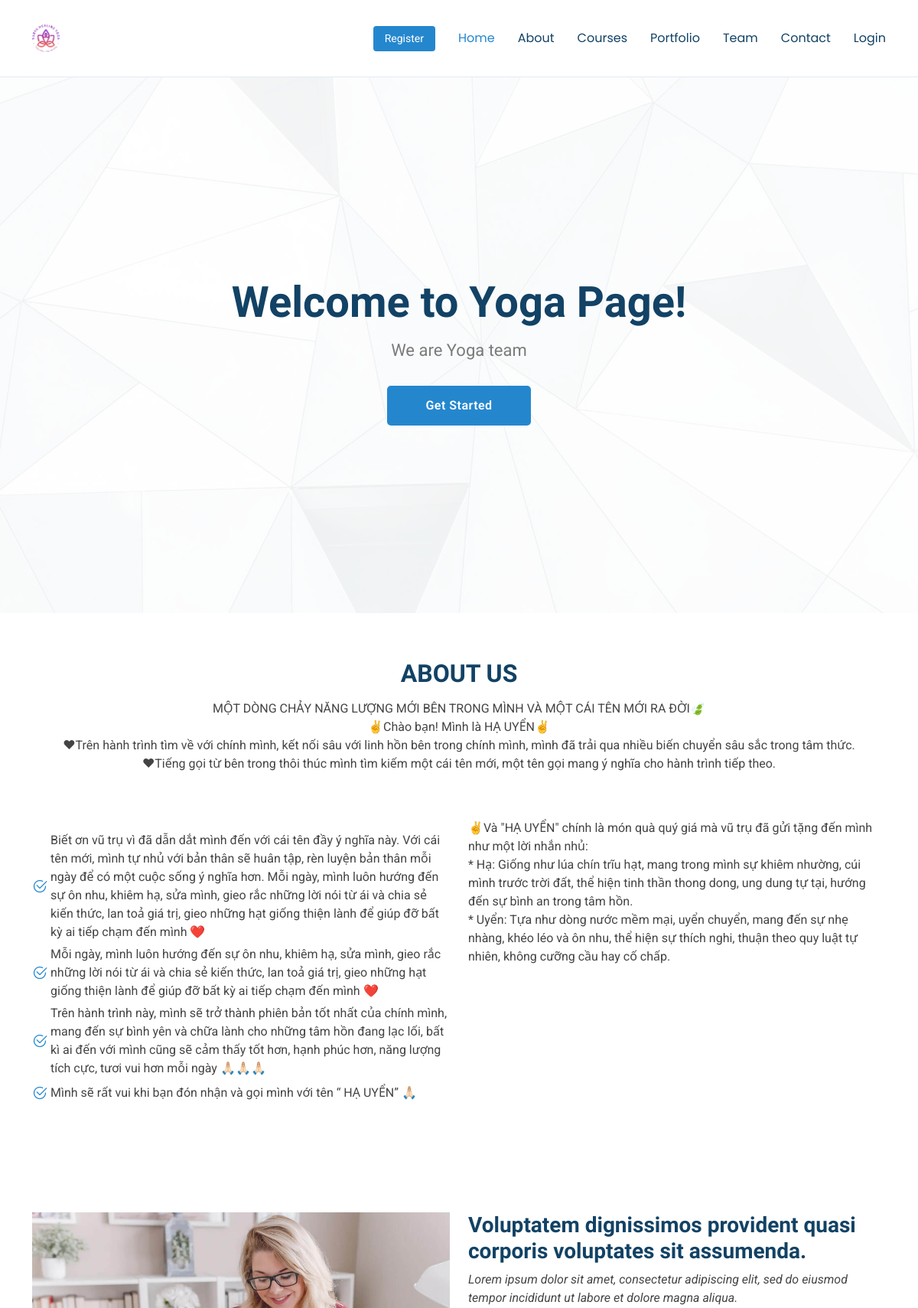
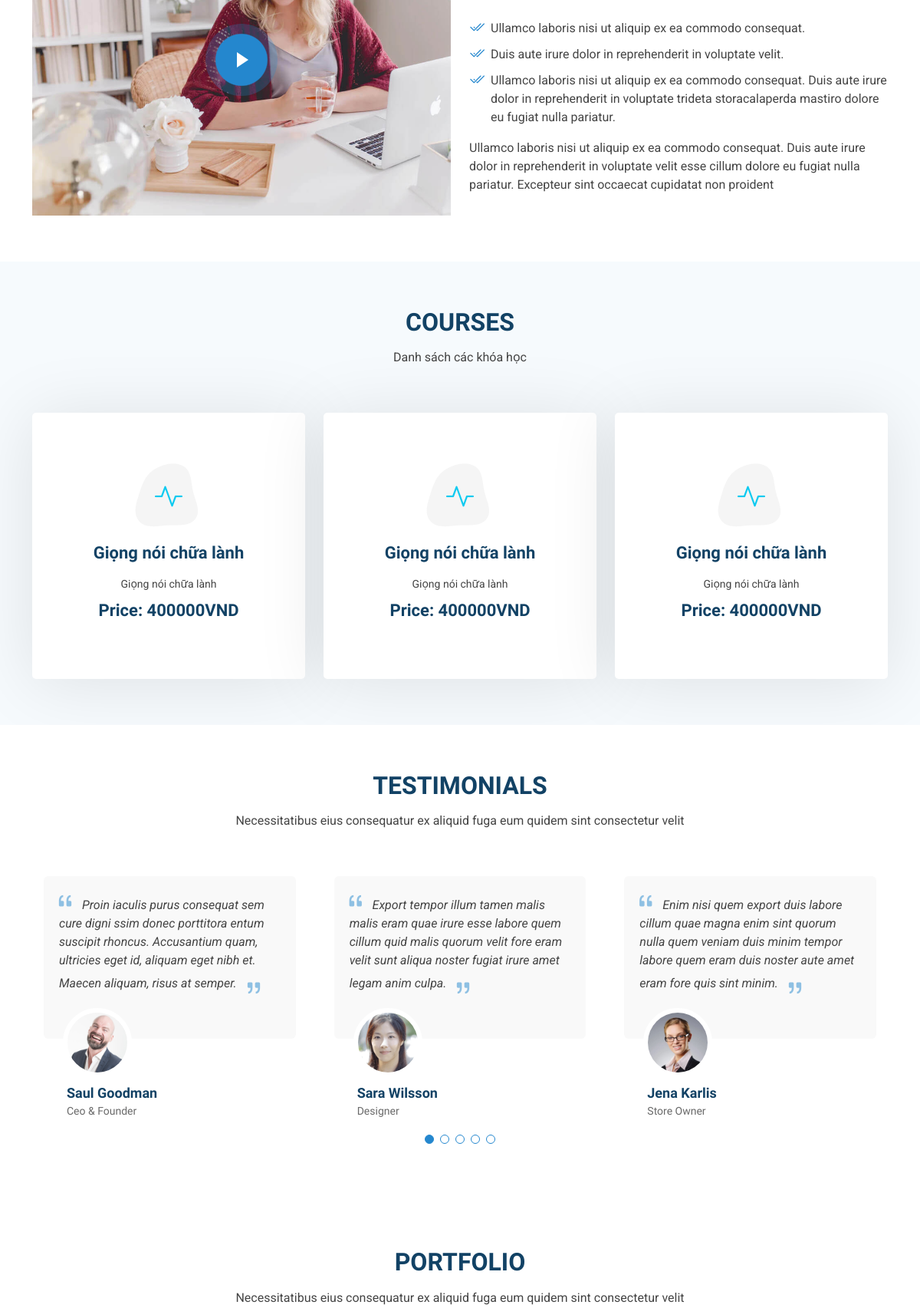
The page / (upper part) on the database its author committed (2 pictures, top to bottom).
### learnApp/models.py (models this page shows, shortened)
class price_course(models.Model):
    id = models.AutoField(primary_key=True)
    name = models.CharField(max_length=100)
    details = models.TextField(max_length=500)
    price = models.IntegerField(default=0)  # Updated to IntegerField for VND

### learnApp/views.py (the view)
# urls.py: path('', views.index, name='index'),
def index(request):
        courses = Course.objects.all()  # Fetch all Course objects from the database
        PriceCourses = price_course.objects.all()  # Fetch all PriceCourses objects from the database
        return render(request, 'index.html', {'courses': courses, 'PriceCourses': PriceCourses})

### templates/index.html (shortened to what this page needs)
{% load static %}
<!DOCTYPE html>
<html lang="en">
<head>
  <link href="{% static 'assets/vendor/bootstrap/css/bootstrap.min.css' %}" rel="stylesheet">
  <link href="{% static 'assets/vendor/bootstrap-icons/bootstrap-icons.css' %}" rel="stylesheet">
  <link href="{% static 'assets/vendor/aos/aos.css' %}" rel="stylesheet">
  <link href="{% static 'assets/vendor/glightbox/css/glightbox.min.css' %}" rel="stylesheet">
  <link href="{% static 'assets/vendor/swiper/swiper-bundle.min.css' %}" rel="stylesheet">
  <link href="{% static 'assets/css/main.css' %}" rel="stylesheet">
</head>
<body class="index-page">
  <header id="header" class="header d-flex align-items-center sticky-top">
    <div class="container-fluid container-xl position-relative d-flex align-items-center">
      <a href="{% url 'index' %}" class="logo d-flex align-items-center me-auto">
        <img src="{% static 'assets/img/logo.png' %}" alt="">
      </a>
      <nav id="navmenu" class="navmenu">
        <ul>
          <li><a href="{% url 'index' %}" class="active">Home<br></a></li>
          <li><a href="#about">About</a></li>
          <li><a href="#courses">Courses</a></li>
          <li><a href="#portfolio">Portfolio</a></li>
          <li><a href="#team">Team</a></li>
          <li><a href="#contact">Contact</a></li>
          {% if not user.is_authenticated %}
          <li><a href="{% url 'login' %}">Login</a></li>
          {% endif %}
        </ul>
      </nav>
      {% if not user.is_authenticated %}
      <a class="btn-getstarted" href="{% url 'register' %}">Register</a>
      {% endif %}
    </div>
  </header>
  <main class="main">
    <section id="hero" class="hero section">
      <img src="{% static 'assets/img/hero-bg-abstract.jpg' %}" alt="" data-aos="fade-in" class="">
      <div class="container">
        <div class="row justify-content-center" data-aos="zoom-out">
          <div class="col-xl-7 col-lg-9 text-center">
            {% if user.is_authenticated %}
              <h1>Welcome, {{ user.username }}!</h1>
            {% else %}
              <h1>Welcome to Yoga Page!</h1>
            {% endif %}
            <p>We are Yoga team</p>
          </div>
        </div>
        <div class="text-center" data-aos="zoom-out" data-aos-delay="100">
          <a href="#about" class="btn-get-started">Get Started</a>
        </div>
      </div>
    </section>
    <section id="about" class="about section">
      <div class="container section-title" data-aos="fade-up">
        <h2>About Us<br></h2>
        <p>
          MỘT DÒNG CHẢY NĂNG LƯỢNG MỚI BÊN TRONG MÌNH VÀ MỘT CÁI TÊN MỚI RA ĐỜI🍃<br>
          ✌️Chào bạn! Mình là HẠ UYỂN✌️<br>
          ❤Trên hành trình tìm về với chính mình, kết nối sâu với linh hồn bên trong chính mình, mình đã trải qua nhiều biến chuyển sâu sắc trong tâm thức.<br>
          ❤Tiếng gọi từ bên trong thôi thúc mình tìm kiếm một cái tên mới, một tên gọi mang ý nghĩa cho hành trình tiếp theo.<br>
          </p>
      </div>
      <div class="container">
        <div class="row gy-4">
          <div class="col-lg-6 content" data-aos="fade-up" data-aos-delay="100">
            <ul>
              <li><i class="bi bi-check2-circle"></i> <span>Biết ơn vũ trụ vì đã dẫn dắt mình đến với cái tên đầy ý nghĩa này. Với cái tên mới, mình tự nhủ với bản thân sẽ huân tập, rèn luyện bản thân mỗi ngày để có một cuộc sống ý nghĩa hơn. Mỗi ngày, mình luôn hướng đến sự ôn nhu, khiêm hạ, sửa mình, gieo rắc những lời nói từ ái và chia sẻ kiến thức, lan toả giá trị, gieo những hạt giống thiện lành để giúp đỡ bất kỳ ai tiếp chạm đến mình ❤️</span></li>
              <li><i class="bi bi-check2-circle"></i> <span>Mỗi ngày, mình luôn hướng đến sự ôn nhu, khiêm hạ, sửa mình, gieo rắc những lời nói từ ái và chia sẻ kiến thức, lan toả giá trị, gieo những hạt giống thiện lành để giúp đỡ bất kỳ ai tiếp chạm đến mình ❤️</span></li>
              <li><i class="bi bi-check2-circle"></i> <span>Trên hành trình này, mình sẽ trở thành phiên bản tốt nhất của chính mình, mang đến sự bình yên và chữa lành cho những tâm hồn đang lạc lối, bất kì ai đến với mình cũng sẽ cảm thấy tốt hơn, hạnh phúc hơn, năng lượng tích cực, tươi vui hơn mỗi ngày 🙏🏻🙏🏻🙏🏻</span></li>
              <li><i class="bi bi-check2-circle"></i> <span>Mình sẽ rất vui khi bạn đón nhận và gọi mình với tên “ HẠ UYỂN” 🙏🏻</span></li>
            </ul>
          </div>
          <div class="col-lg-6" data-aos="fade-up" data-aos-delay="200">
            <p>✌Và "HẠ UYỂN" chính là món quà quý giá mà vũ trụ đã gửi tặng đến mình như một lời nhắn nhủ: <br>
              * Hạ: Giống như lúa chín trĩu hạt, mang trong mình sự khiêm nhường, cúi mình trước trời đất, thể hiện tinh thần thong dong, ung dung tự tại, hướng đến sự bình an trong tâm hồn.<br>
              * Uyển: Tựa như dòng nước mềm mại, uyển chuyển, mang đến sự nhẹ nhàng, khéo léo và ôn nhu, thể hiện sự thích nghi, thuận theo quy luật tự nhiên, không cưỡng cầu hay cố chấp.<br>
              </p>
          </div>
        </div>
      </div>
    </section>
    <section id="about-alt" class="about-alt section">
      <div class="container">
        <div class="row gy-4">
          <div class="col-lg-6 position-relative align-self-start" data-aos="fade-up" data-aos-delay="100">
            <img src="{% static 'assets/img/about.jpg' %}" class="img-fluid" alt="">
            <a href="https://www.youtube.com/watch?v=Y7f98aduVJ8" class="glightbox pulsating-play-btn"></a>
          </div>
          <div class="col-lg-6 content" data-aos="fade-up" data-aos-delay="200">
            <h3>Voluptatem dignissimos provident quasi corporis voluptates sit assumenda.</h3>
            <p class="fst-italic">
              Lorem ipsum dolor sit amet, consectetur adipiscing elit, sed do eiusmod tempor incididunt ut labore et dolore
              magna aliqua.
            </p>
            <ul>
              <li><i class="bi bi-check2-all"></i> <span>Ullamco laboris nisi ut aliquip ex ea commodo consequat.</span></li>
              <li><i class="bi bi-check2-all"></i> <span>Duis aute irure dolor in reprehenderit in voluptate velit.</span></li>
              <li><i class="bi bi-check2-all"></i> <span>Ullamco laboris nisi ut aliquip ex ea commodo consequat. Duis aute irure dolor in reprehenderit in voluptate trideta storacalaperda mastiro dolore eu fugiat nulla pariatur.</span></li>
            </ul>
            <p>
              Ullamco laboris nisi ut aliquip ex ea commodo consequat. Duis aute irure dolor in reprehenderit in voluptate
              velit esse cillum dolore eu fugiat nulla pariatur. Excepteur sint occaecat cupidatat non proident
            </p>
          </div>
        </div>
      </div>
    </section>
    <section id="courses" class="services section light-background">
      <div class="container section-title" data-aos="fade-up">
        <h2>Courses</h2>
        <p>Danh sách các khóa học</p>
      </div>
      <div class="container">
        <div class="row gy-4">
          {% for PriceCourses in PriceCourses %}
            <div class="col-lg-4 col-md-6" data-aos="fade-up" data-aos-delay="100">
              <div class="service-item item-cyan position-relative">
                <div class="icon">
                  <i class="bi bi-activity"></i>
                </div>
                <a href="{% url 'price_course_detail' %}" class="stretched-link">
                  <h3>{{ PriceCourses.name }}</h3>
                </a>
                <p>{{ PriceCourses.details }}</p>
                <h3>Price: {{ PriceCourses.price }}VND</h3>
              </div>
            </div>
            <div class="col-lg-4 col-md-6" data-aos="fade-up" data-aos-delay="100">
              <div class="service-item item-cyan position-relative">
                <div class="icon">
                  <i class="bi bi-activity"></i>
                </div>
                <a href="service-details.html" class="stretched-link">
                  <h3>{{ PriceCourses.name }}</h3>
                </a>
                <p>{{ PriceCourses.details }}</p>
                <h3>Price: {{ PriceCourses.price }}VND</h3>
              </div>
            </div>
            <div class="col-lg-4 col-md-6" data-aos="fade-up" data-aos-delay="100">
              <div class="service-item item-cyan position-relative">
                <div class="icon">
                  <i class="bi bi-activity"></i>
                </div>
                <a href="service-details.html" class="stretched-link">
                  <h3>{{ PriceCourses.name }}</h3>
                </a>
                <p>{{ PriceCourses.details }}</p>
                <h3>Price: {{ PriceCourses.price }}VND</h3>
              </div>
            </div>
          {% endfor %}
        </div>
      </div>
    </section>
    <section id="testimonials" class="testimonials section">
      <div class="container section-title" data-aos="fade-up">
        <h2>Testimonials</h2>
        <p>Necessitatibus eius consequatur ex aliquid fuga eum quidem sint consectetur velit</p>
      </div>
      <div class="container" data-aos="fade-up" data-aos-delay="100">
        <div class="swiper init-swiper" data-speed="600" data-delay="5000" data-breakpoints="{ &quot;320&quot;: { &quot;slidesPerView&quot;: 1, &quot;spaceBetween&quot;: 40 }, &quot;1200&quot;: { &quot;slidesPerView&quot;: 3, &quot;spaceBetween&quot;: 40 } }">
          <div class="swiper-wrapper">
            <div class="swiper-slide">
              <div class="testimonial-item" "="">
            <p>
              <i class=" bi bi-quote quote-icon-left"></i>
                <span>Proin iaculis purus consequat sem cure digni ssim donec porttitora entum suscipit rhoncus. Accusantium quam, ultricies eget id, aliquam eget nibh et. Maecen aliquam, risus at semper.</span>
                <i class="bi bi-quote quote-icon-right"></i>
                </p>
                <img src="{% static 'assets/img/testimonials/testimonials-1.jpg' %}" class="testimonial-img" alt="">
                <h3>Saul Goodman</h3>
                <h4>Ceo &amp; Founder</h4>
              </div>
            </div>
            <div class="swiper-slide">
              <div class="testimonial-item">
                <p>
                  <i class="bi bi-quote quote-icon-left"></i>
                  <span>Export tempor illum tamen malis malis eram quae irure esse labore quem cillum quid malis quorum velit fore eram velit sunt aliqua noster fugiat irure amet legam anim culpa.</span>
                  <i class="bi bi-quote quote-icon-right"></i>
                </p>
                <img src="{% static 'assets/img/testimonials/testimonials-2.jpg' %}" class="testimonial-img" alt="">
                <h3>Sara Wilsson</h3>
                <h4>Designer</h4>
              </div>
            </div>
            <div class="swiper-slide">
              <div class="testimonial-item">
                <p>
                  <i class="bi bi-quote quote-icon-left"></i>
                  <span>Enim nisi quem export duis labore cillum quae magna enim sint quorum nulla quem veniam duis minim tempor labore quem eram duis noster aute amet eram fore quis sint minim.</span>
                  <i class="bi bi-quote quote-icon-right"></i>
                </p>
                <img src="{% static 'assets/img/testimonials/testimonials-3.jpg' %}" class="testimonial-img" alt="">
                <h3>Jena Karlis</h3>
                <h4>Store Owner</h4>
              </div>
            </div>
          </div>
          <div class="swiper-pagination"></div>
        </div>
      </div>
    </section>
    <section id="portfolio" class="portfolio section">
      <div class="container section-title" data-aos="fade-up">
        <h2>Portfolio</h2>
        <p>Necessitatibus eius consequatur ex aliquid fuga eum quidem sint consectetur velit</p>
      </div>
    </section>
  </main>
</body>
</html>

### rows shown on the page
price_course: name "Giọng nói chữa lành", details "Giọng nói chữa lành", price "400000"
